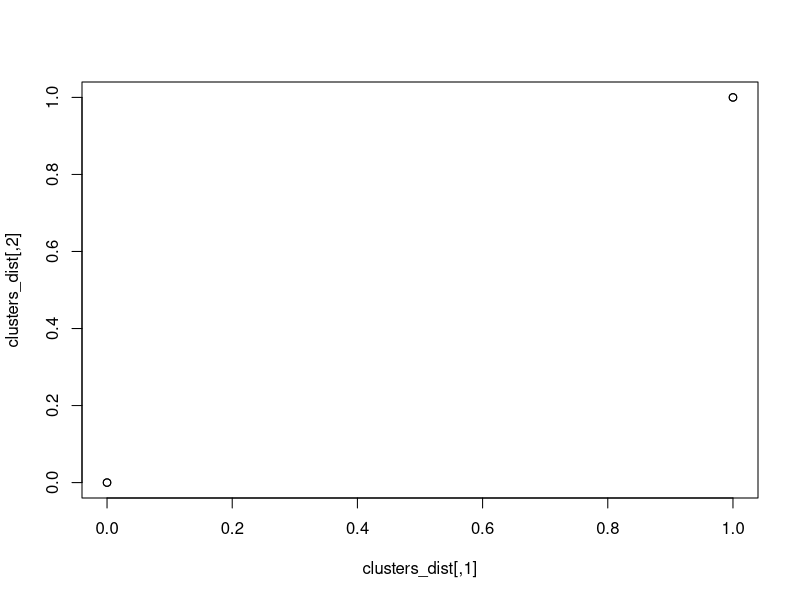

Reproduce this figure in R. (Note: this script raises an error after producing the figure.)
#Generated Data
library(ggplot2)

n = 100 #No. of Locations
M = 5 #No. of Observations
#A=2
n.clust = 2 #"Correct" Number of Clusters

clusters_dist <- matrix(rep(seq(from = 0, to = 1, length.out = n.clust),2),ncol = 2)
  #matrix(c(runif(n.clust,0,1),runif(n.clust,0,1)),ncol = 2)
clust_theta <- rnorm(n.clust,50,20)

#explore generated cluster effects
par(mfrow = c(1,1))
plot(clusters_dist)
print(clust_theta)

x<-matrix(runif(n*2,0,1),ncol = 2)
beta<-matrix(c(1,1),ncol = 2)
y<-matrix(rep(0,n*M),ncol = M)
tau<-1

time.effect <- 2
for (i in 1:n){
  temp.dex <- which.min((x[i,1] - clusters_dist[,1])^2 + (x[i,2] - clusters_dist[,2])^2)
  y[i,] = rnorm(M,mean=beta%*%x[i,] + clust_theta[temp.dex],sd=tau^2)
  time.effect <- time.effect + time.effect
}

points(clusters_dist, type = 'p')

z <- x #coordinates
x <- matrix(rep(1, n), ncol = 1)

nt <- ncol(y)
ns <- nrow(y)
g.mat <- matrix(rep(0,ns*nt), ncol = nt) #membership

#Dynamic
output.dynamic <- SSB.dynamic(y =  y, z = z, x = x, n.terms = n, DOF=1, mx.sige=2, mx.sigs=2, runs = 300, burn = 100)

output.dynamic$probs.cluster1
output.dynamic$dynamic.effect
output.dynamic$membership

output <- SSB.mod(y =  matrix(y[,1],ncol = 1), z = z, x = x, n.terms = n, DOF=1,mx.sige=2,mx.sigs=2)

points(clusters_dist, type = 'p')
plot(z[,1],z[,2],col=output$membership, type = 'p', pch = 19)
points(clusters_dist, type = 'p')
#unique(output$membership)
#points(t(output$knot[,unique(output$membership)]), type = 'p', pch =5)

output <- SSB.mod(y =  matrix(y[,3],ncol = 1), z = z, x = x, n.terms = 20, DOF=1,mx.sige=2,mx.sigs=2)

##Notes 15/10/2020:
## n.terms heavily influences clustering probabilities (away from first cluster)
# Idea: record the changes in allocation

##Notes 16/10/2020:
## Look at predictive differences with the Gelfand code (gsdp)

#Clear 2-cluster setup

#z <- rbind(cbind(rnorm(100,0,0.5), rnorm(100,0,0.5)), cbind(rnorm(150,5,0.5), rnorm(150,5,0.5)))
#z <- rbind(z, cbind(runif(100,min(z),max(z)), runif(100,min(z),max(z))))

for(t in 1:nt){
  y.vec <- matrix(y[,t],ncol = 1)
  output <- SSB.mod(y = y.vec, z = z)
  g.mat[,t] <- output$membership
  print(t)
}

for (t in 1:nt) {
  temp <- 1
  for (i in unique(g.mat[,t])) {
    g.mat[,t][g.mat[,t] == i] <- temp
    temp <- temp + 1
  }
  g.mat[,t]
}
#y.ssb <- matrix(unlist(y))
#x.ssb <- matrix(c(rep(x[,1],ncol(y)),rep(x[,2],ncol(y))), ncol = 2)
#
#output <- SSB.mod(y = y.ssb, z = x.ssb)







##TODO: Vary alpha, not just the hyperparameters
y[1,]
loc.1 <- gsdp(y,z,mx.siga=1, mx.sigb = .25,mx.taua = 1,mx.taub = .25,a.alpha = 3,b.alpha = 1, loc = 1 , mx.bphi = .1)
  loc.2 <- gsdp(y,x,mx.siga=1, mx.sigb = .25,mx.taua = 1,mx.taub = .25,a.alpha = 10,b.alpha = 1, loc = 2, mx.bphi = .5)
loc.3 <- gsdp(y,x,mx.siga=1, mx.sigb = .25,mx.taua = 1,mx.taub = .25,a.alpha = 10,b.alpha = 1, loc = 3)


gsdp.cluster(y,x,mx.siga=1, mx.sigb = .25,mx.taua = 1,mx.taub = .25,a.alpha = 3,b.alpha = 1,  mx.bphi = .1)


SpatialClust(z=y.spatClust,n.all = rep(3,ncol(y)),x=x,spatial=T,genetic=T)
